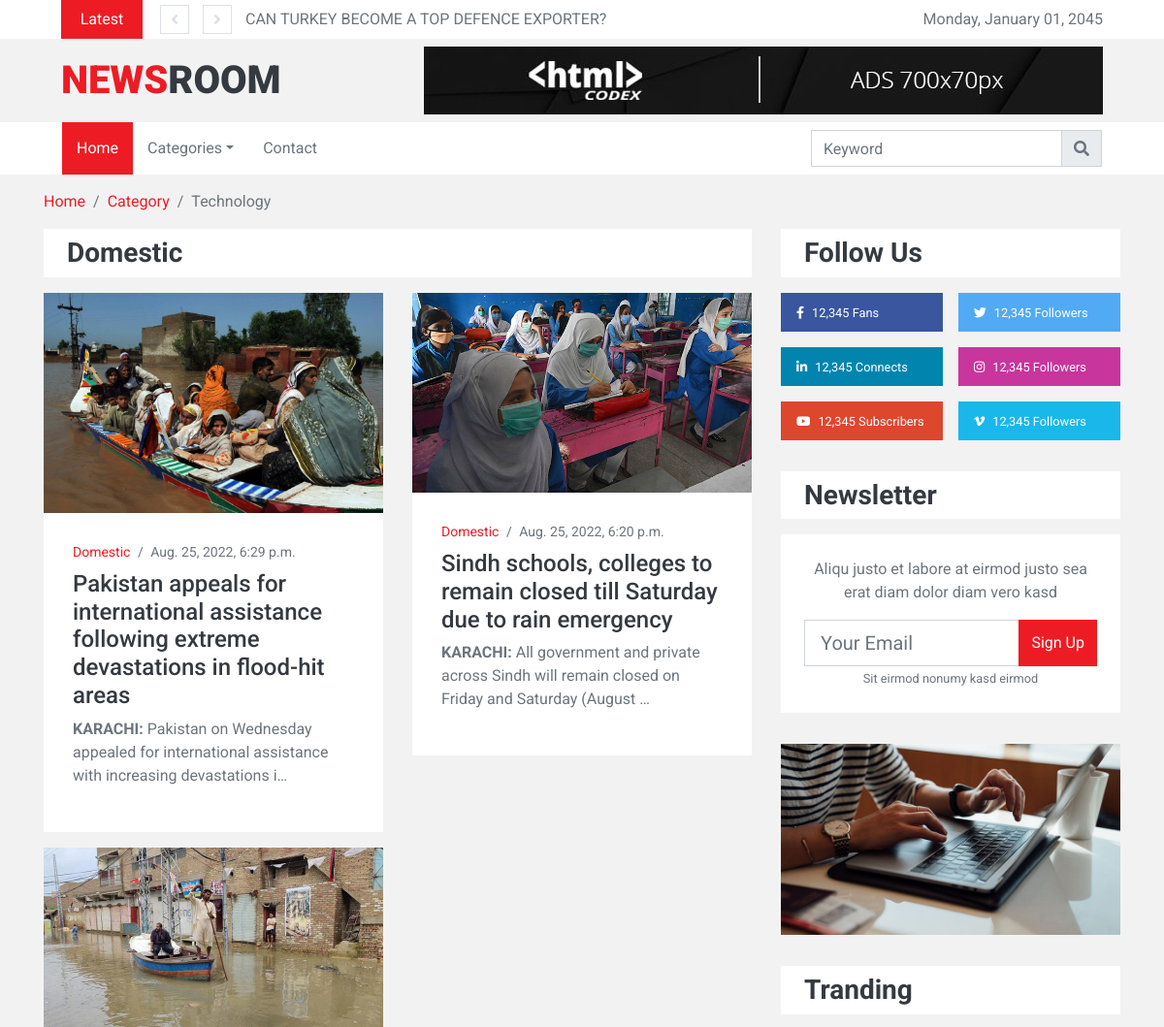
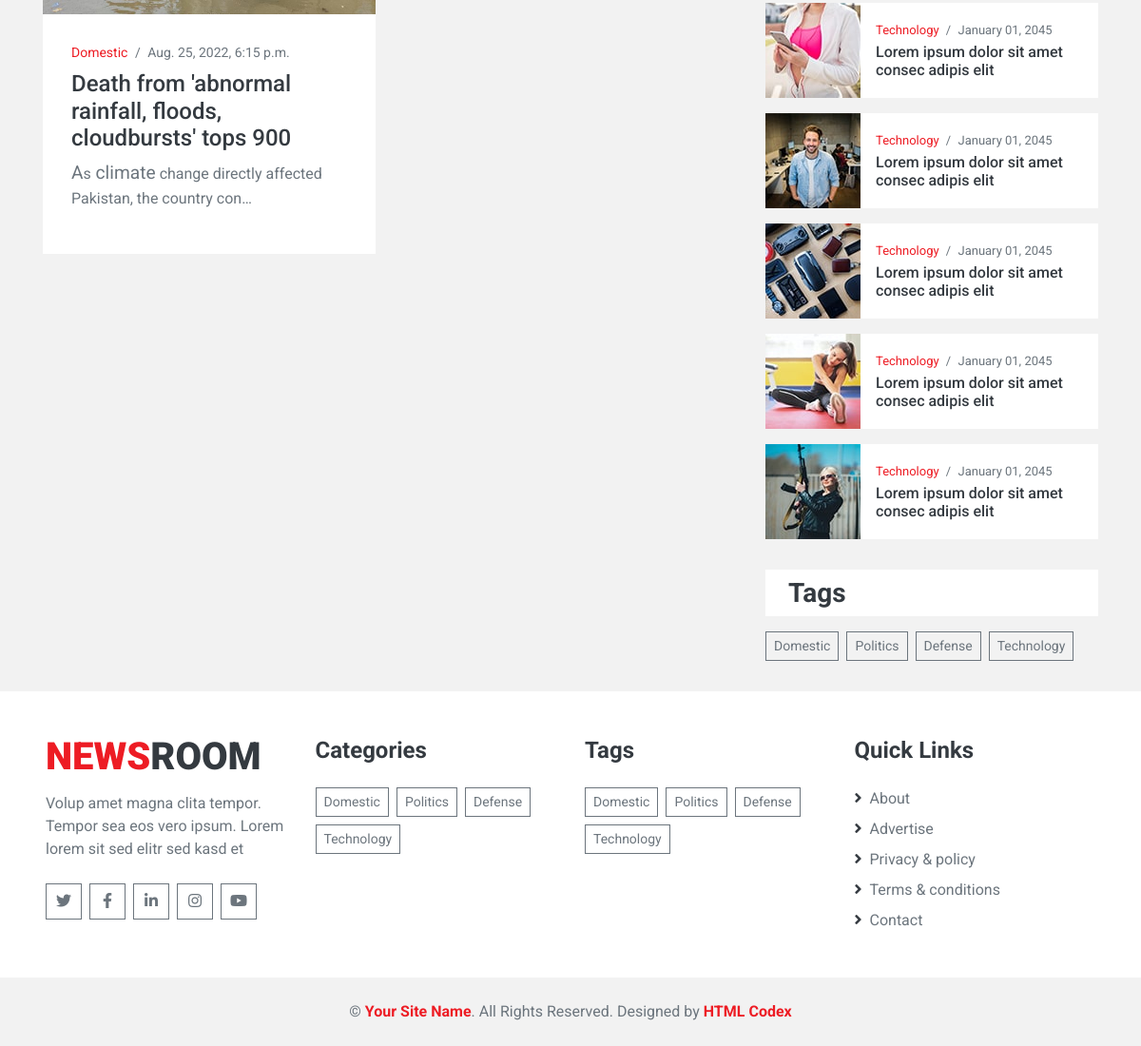
The page /category/domestic on the database its author committed (2 pictures, top to bottom).
### myapp/models.py (models this page shows, shortened)
class News(models.Model):
    image = models.ImageField(upload_to='images')
    title = models.CharField(max_length=200)
    body = RichTextField()
    slug = models.SlugField(max_length=200)
    category=models.ForeignKey('Category',related_name='posts', on_delete=models.SET_NULL,blank=True,null=True)
    created_at=models.DateTimeField(auto_now_add=True)
    class Meta:
        ordering = ['-created_at',]

class Category(models.Model):
    title = models.CharField(max_length=100)
    slug = models.SlugField()
    def __str__(self):
        return self.title

### myapp/views.py (the view)
# urls.py: path('category/<str:slug>',views.category,name='category'),
def category(request,slug):
    categories = Category.objects.all()
    category = Category.objects.get(slug=slug)
    context = {
        'categories' : categories,
        'category' : category,
    }
    return render(request,'myapp/category.html',context)

### myapp/context_processors.py (called while the page is built)
def categories(request):
    return {
        'categories' : Category.objects.all()
    }

def news(request):
    return {
        'news' : News.objects.all()
    }

### myapp/templates/myapp/category.html (shortened to what this page needs)
{% extends 'base.html' %}
{% load static %}
{% block content %}
    <div class="container-fluid">
        <div class="container">
            <nav class="breadcrumb bg-transparent m-0 p-0">
                <a class="breadcrumb-item" href="#">Home</a>
                <a class="breadcrumb-item" href="#">Category</a>
                <span class="breadcrumb-item active">Technology</span>
            </nav>
        </div>
    </div>
    <div class="container-fluid py-3">
        <div class="container">
            <div class="row">
                <div class="col-lg-8">
                    <div class="row">
                        <div class="col-12">
                            <div class="d-flex align-items-center justify-content-between bg-light py-2 px-4 mb-3">
                                <h3 class="m-0">{{category.title}}</h3>
                            </div>
                        </div>
                        {% for post in category.posts.all|slice:"0:4" %}
                        <div class="col-lg-6">
                            <div class="position-relative mb-3">
                                <img class="img-fluid w-100" src="{{post.image.url}}" style="object-fit: cover;">
                                <div class="overlay position-relative bg-light">
                                    <div class="mb-2" style="font-size: 14px;">
                                        <a href="">{{post.category}}</a>
                                        <span class="px-1">/</span>
                                        <span>{{post.created_at}}</span>
                                    </div>
                                    <a class="h4" href="">{{post.title}}</a>
                                    <p class="m-0">{{post.body|safe|truncatechars:120}}</p>
                                </div>
                            </div>
                        </div>
                        {% endfor %}
                    </div>
                    <div class="mb-3">
                    </div>
                </div>
                {% include 'myapp/side.html' %}
            </div>
        </div>
    </div>
{% endblock %}

### templates/base.html (shortened to what this page needs)
<!DOCTYPE html>
{% load static %}
<html lang="en">
<head>
    <link href="https://cdnjs.cloudflare.com/ajax/libs/font-awesome/5.15.0/css/all.min.css" rel="stylesheet">
    <link href="{% static 'lib/owlcarousel/assets/owl.carousel.min.css' %}" rel="stylesheet">
    <link href="{% static 'css/style.css' %}" rel="stylesheet">
</head>
<body>
    <div class="container-fluid">
        <div class="row align-items-center bg-light px-lg-5">
            <div class="col-12 col-md-8">
                <div class="d-flex justify-content-between">
                    <div class="bg-primary text-white text-center py-2" style="width: 100px;">Latest</div>
                    <div class="owl-carousel owl-carousel-1 tranding-carousel position-relative d-inline-flex align-items-center ml-3" style="width: calc(100% - 100px); padding-left: 90px;">
                        {% for post in news|slice:"0:5" %}
                        <div class="text-truncate"><a class="text-secondary" href="{% url 'detail' post.slug %}">{{post.title}}</a></div>
                        {% endfor %}
                    </div>
                </div>
            </div>
            <div class="col-md-4 text-right d-none d-md-block">
                Monday, January 01, 2045
            </div>
        </div>
        <div class="row align-items-center py-2 px-lg-5">
            <div class="col-lg-4">
                <a href="" class="navbar-brand d-none d-lg-block">
                    <h1 class="m-0 display-5 text-uppercase"><span class="text-primary">News</span>Room</h1>
                </a>
            </div>
            <div class="col-lg-8 text-center text-lg-right">
                <img class="img-fluid" src="{% static 'img/ads-700x70.jpg' %}" alt="">
            </div>
        </div>
    </div>
    <div class="container-fluid p-0 mb-3">
        <nav class="navbar navbar-expand-lg bg-light navbar-light py-2 py-lg-0 px-lg-5">
            <div class="collapse navbar-collapse justify-content-between px-0 px-lg-3" id="navbarCollapse">
                <div class="navbar-nav mr-auto py-0">
                    <a href="{% url 'home' %}" class="nav-item nav-link active">Home</a>
                    <div class="nav-item dropdown">
                        <a href="#" class="nav-link dropdown-toggle" data-toggle="dropdown">Categories</a>
                    </div>
                    <a href="contact.html" class="nav-item nav-link">Contact</a>
                </div>
                <div class="input-group ml-auto" style="width: 100%; max-width: 300px;">
                    <input type="text" class="form-control" placeholder="Keyword">
                    <div class="input-group-append">
                        <button class="input-group-text text-secondary"><i
                                class="fa fa-search"></i></button>
                    </div>
                </div>
            </div>
        </nav>
    </div>
    {% block content %}
    {% endblock %}
    <div class="container-fluid bg-light pt-5 px-sm-3 px-md-5">
        <div class="row">
            <div class="col-lg-3 col-md-6 mb-5">
                <a href="index.html" class="navbar-brand">
                    <h1 class="mb-2 mt-n2 display-5 text-uppercase"><span class="text-primary">News</span>Room</h1>
                </a>
                <p>Volup amet magna clita tempor. Tempor sea eos vero ipsum. Lorem lorem sit sed elitr sed kasd et</p>
                <div class="d-flex justify-content-start mt-4">
                    <a class="btn btn-outline-secondary text-center mr-2 px-0" style="width: 38px; height: 38px;" href="#"><i class="fab fa-twitter"></i></a>
                    <a class="btn btn-outline-secondary text-center mr-2 px-0" style="width: 38px; height: 38px;" href="#"><i class="fab fa-facebook-f"></i></a>
                    <a class="btn btn-outline-secondary text-center mr-2 px-0" style="width: 38px; height: 38px;" href="#"><i class="fab fa-linkedin-in"></i></a>
                    <a class="btn btn-outline-secondary text-center mr-2 px-0" style="width: 38px; height: 38px;" href="#"><i class="fab fa-instagram"></i></a>
                    <a class="btn btn-outline-secondary text-center mr-2 px-0" style="width: 38px; height: 38px;" href="#"><i class="fab fa-youtube"></i></a>
                </div>
            </div>
            <div class="col-lg-3 col-md-6 mb-5">
                <h4 class="font-weight-bold mb-4">Categories</h4>
                <div class="d-flex flex-wrap m-n1">
                    {% for category in categories %}
                    <a href="{% url 'category' category.slug %}" class="btn btn-sm btn-outline-secondary m-1">{{category.title}}</a>
                    {% endfor %}
                </div>
            </div>
            <div class="col-lg-3 col-md-6 mb-5">
                <h4 class="font-weight-bold mb-4">Tags</h4>
                <div class="d-flex flex-wrap m-n1">
                    {% for category in categories %}
                    <a href="{% url 'category' category.slug %}" class="btn btn-sm btn-outline-secondary m-1">{{category.title}}</a>
                    {% endfor %}
                </div>
            </div>
            <div class="col-lg-3 col-md-6 mb-5">
                <h4 class="font-weight-bold mb-4">Quick Links</h4>
                <div class="d-flex flex-column justify-content-start">
                    <a class="text-secondary mb-2" href="#"><i class="fa fa-angle-right text-dark mr-2"></i>About</a>
                    <a class="text-secondary mb-2" href="#"><i class="fa fa-angle-right text-dark mr-2"></i>Advertise</a>
                    <a class="text-secondary mb-2" href="#"><i class="fa fa-angle-right text-dark mr-2"></i>Privacy & policy</a>
                    <a class="text-secondary mb-2" href="#"><i class="fa fa-angle-right text-dark mr-2"></i>Terms & conditions</a>
                    <a class="text-secondary" href="#"><i class="fa fa-angle-right text-dark mr-2"></i>Contact</a>
                </div>
            </div>
        </div>
    </div>
    <div class="container-fluid py-4 px-sm-3 px-md-5">
        <p class="m-0 text-center">
            &copy; <a class="font-weight-bold" href="#">Your Site Name</a>. All Rights Reserved.
			Designed by <a class="font-weight-bold" href="https://htmlcodex.com">HTML Codex</a>
        </p>
    </div>
</body>
</html>

### myapp/templates/myapp/side.html
{% load static %}
<div class="col-lg-4 pt-3 pt-lg-0">
    <div class="pb-3">
        <div class="bg-light py-2 px-4 mb-3">
            <h3 class="m-0">Follow Us</h3>
        </div>
        <div class="d-flex mb-3">
            <a href="" class="d-block w-50 py-2 px-3 text-white text-decoration-none mr-2" style="background: #39569E;">
                <small class="fab fa-facebook-f mr-2"></small><small>12,345 Fans</small>
            </a>
            <a href="" class="d-block w-50 py-2 px-3 text-white text-decoration-none ml-2" style="background: #52AAF4;">
                <small class="fab fa-twitter mr-2"></small><small>12,345 Followers</small>
            </a>
        </div>
        <div class="d-flex mb-3">
            <a href="" class="d-block w-50 py-2 px-3 text-white text-decoration-none mr-2" style="background: #0185AE;">
                <small class="fab fa-linkedin-in mr-2"></small><small>12,345 Connects</small>
            </a>
            <a href="" class="d-block w-50 py-2 px-3 text-white text-decoration-none ml-2" style="background: #C8359D;">
                <small class="fab fa-instagram mr-2"></small><small>12,345 Followers</small>
            </a>
        </div>
        <div class="d-flex mb-3">
            <a href="" class="d-block w-50 py-2 px-3 text-white text-decoration-none mr-2" style="background: #DC472E;">
                <small class="fab fa-youtube mr-2"></small><small>12,345 Subscribers</small>
            </a>
            <a href="" class="d-block w-50 py-2 px-3 text-white text-decoration-none ml-2" style="background: #1AB7EA;">
                <small class="fab fa-vimeo-v mr-2"></small><small>12,345 Followers</small>
            </a>
        </div>
    </div>
    <div class="pb-3">
        <div class="bg-light py-2 px-4 mb-3">
            <h3 class="m-0">Newsletter</h3>
        </div>
        <div class="bg-light text-center p-4 mb-3">
            <p>Aliqu justo et labore at eirmod justo sea erat diam dolor diam vero kasd</p>
            <div class="input-group" style="width: 100%;">
                <input type="text" class="form-control form-control-lg" placeholder="Your Email">
                <div class="input-group-append">
                    <button class="btn btn-primary">Sign Up</button>
                </div>
            </div>
            <small>Sit eirmod nonumy kasd eirmod</small>
        </div>
    </div>
    <div class="mb-3 pb-3">
        <a href=""><img class="img-fluid" src="{% static 'img/news-500x280-4.jpg' %}" alt=""></a>
    </div>
    <div class="pb-3">
        <div class="bg-light py-2 px-4 mb-3">
            <h3 class="m-0">Tranding</h3>
        </div>
        <div class="d-flex mb-3">
            <img src="{% static 'img/news-100x100-1.jpg' %}" style="width: 100px; height: 100px; object-fit: cover;">
            <div class="w-100 d-flex flex-column justify-content-center bg-light px-3" style="height: 100px;">
                <div class="mb-1" style="font-size: 13px;">
                    <a href="">Technology</a>
                    <span class="px-1">/</span>
                    <span>January 01, 2045</span>
                </div>
                <a class="h6 m-0" href="">Lorem ipsum dolor sit amet consec adipis elit</a>
            </div>
        </div>
        <div class="d-flex mb-3">
            <img src="{% static 'img/news-100x100-2.jpg' %}" style="width: 100px; height: 100px; object-fit: cover;">
            <div class="w-100 d-flex flex-column justify-content-center bg-light px-3" style="height: 100px;">
                <div class="mb-1" style="font-size: 13px;">
                    <a href="">Technology</a>
                    <span class="px-1">/</span>
                    <span>January 01, 2045</span>
                </div>
                <a class="h6 m-0" href="">Lorem ipsum dolor sit amet consec adipis elit</a>
            </div>
        </div>
        <div class="d-flex mb-3">
            <img src="{% static 'img/news-100x100-3.jpg' %}" style="width: 100px; height: 100px; object-fit: cover;">
            <div class="w-100 d-flex flex-column justify-content-center bg-light px-3" style="height: 100px;">
                <div class="mb-1" style="font-size: 13px;">
                    <a href="">Technology</a>
                    <span class="px-1">/</span>
                    <span>January 01, 2045</span>
                </div>
                <a class="h6 m-0" href="">Lorem ipsum dolor sit amet consec adipis elit</a>
            </div>
        </div>
        <div class="d-flex mb-3">
            <img src="{% static 'img/news-100x100-4.jpg' %}" style="width: 100px; height: 100px; object-fit: cover;">
            <div class="w-100 d-flex flex-column justify-content-center bg-light px-3" style="height: 100px;">
                <div class="mb-1" style="font-size: 13px;">
                    <a href="">Technology</a>
                    <span class="px-1">/</span>
                    <span>January 01, 2045</span>
                </div>
                <a class="h6 m-0" href="">Lorem ipsum dolor sit amet consec adipis elit</a>
            </div>
        </div>
        <div class="d-flex mb-3">
            <img src="{% static 'img/news-100x100-5.jpg' %}" style="width: 100px; height: 100px; object-fit: cover;">
            <div class="w-100 d-flex flex-column justify-content-center bg-light px-3" style="height: 100px;">
                <div class="mb-1" style="font-size: 13px;">
                    <a href="">Technology</a>
                    <span class="px-1">/</span>
                    <span>January 01, 2045</span>
                </div>
                <a class="h6 m-0" href="">Lorem ipsum dolor sit amet consec adipis elit</a>
            </div>
        </div>
    </div>
    <div class="pb-3">
        <div class="bg-light py-2 px-4 mb-3">
            <h3 class="m-0">Tags</h3>
        </div>
        <div class="d-flex flex-wrap m-n1">
            {% for category in categories %}
            <a href="{% url 'category' category.slug %}" class="btn btn-sm btn-outline-secondary m-1">{{category.title}}</a>
            {% endfor %}
        </div>
    </div>
</div>

### rows shown on the page
News: title "CAN TURKEY BECOME A TOP DEFENCE EXPORTER?"
Category: title "Domestic"
News: image (picture), category "Domestic", created_at "Aug. 25, 2022, 6:29 p.m.", title "Pakistan appeals for international assistance following extreme devastations in flood-hit areas", body "KARACHI: Pakistan on Wednesday appealed for international assistance with increasing devastations i…"
News: image (picture), category "Domestic", created_at "Aug. 25, 2022, 6:20 p.m.", title "Sindh schools, colleges to remain closed till Saturday due to rain emergency", body "KARACHI: All government and private across Sindh will remain closed on Friday and Saturday (August …"
News: image (picture), category "Domestic", created_at "Aug. 25, 2022, 6:15 p.m.", title "Death from 'abnormal rainfall, floods, cloudbursts' tops 900", body "A s climate change directly affected Pakistan, the country con…"
Category: title "Politics"
Category: title "Defense"
Category: title "Technology"
